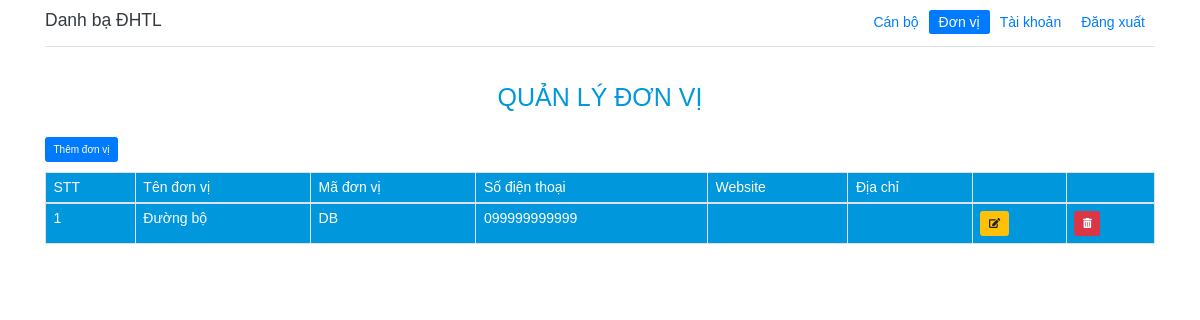
/admin/office.php (signed in), run on an earlier commit of the app's database.
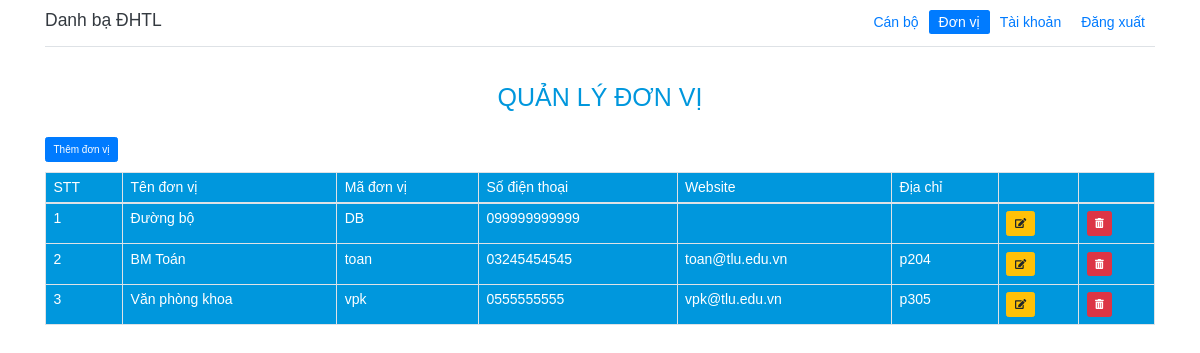
And on a later commit of the database.
### tables this page shows
CREATE TABLE `tb_donvi` (
  `id` int(11) NOT NULL,
  `tendonvi` varchar(50) NOT NULL,
  `sdt` varchar(50) DEFAULT NULL,
  `madonvi` varchar(50) DEFAULT NULL,
  `website` varchar(50) DEFAULT NULL,
  `diachi` varchar(50) DEFAULT NULL
);

### admin/office.php (the view, shortened to what this page needs)
<!DOCTYPE html>
<html lang="en">
  <head>
    <link rel="stylesheet" href="../css/reset.css" />
    <link rel="stylesheet" href="../assets/css/bootstrap.min.css" />
    <link rel="stylesheet" href="./css/style.css" />
  </head>
  <body>
    <?php include('./component/header.php');
    ?>
    <div class="container title">
        <h1 class="text-center">Quản lý đơn vị</h1>
      </div>
      <div class="container">
      <div style="margin-bottom:10px;"><a href="./form_office.php?function=add" class="btn btn-primary">Thêm đơn vị</a></div>
      <table class="table table-hover table-bordered">
        <thead>
          <tr>
            <th>STT</th>
            <th>Tên đơn vị</th>
            <th>Mã đơn vị</th>
            <th>Số điện thoại</th>
            <th>Website</th>
            <th>Địa chỉ</th>
            <th></th>
            <th></th>
          </tr>
        </thead>
        <tbody id="myTable">
        <?php
                $sql = "SELECT * FROM tb_donvi";
                $res = mysqli_query($conn, $sql);
                $count = mysqli_num_rows($res);
                if($count>0)
                {
                    $stt = 0;
                    while($row=mysqli_fetch_assoc($res))
                    {
                        $stt++;
                        $id = $row['id'];
                        $tendonvi = $row['tendonvi'];
                        $mdv = $row['madonvi'];
                        $sdt = $row['sdt'];
                        $website = $row['website'];
                        $diachi = $row['diachi'];
                        ?>
                        <tr>
                            <th scope="row"><?php echo $stt?></th>
                            <td><?php echo $tendonvi?></td>
                            <td><?php echo $mdv?></td>
                            <td><?php echo $sdt?></td>
                            <td><?php echo $website?></td>
                            <td><?php echo $diachi?></td>
                            <td><a href="./form_office.php?function=edit&id=<?php echo $id?>" class="btn btn-warning"><i class="fas fa-edit"></i></a></td>
                            <td><a href="./delete_office.php?id=<?php echo $id?>" class="btn btn-danger"><i class="fas fa-trash-alt"></i></a></td>
                        </tr>
              <?php
                    }
                }
              ?>
        </tbody>
      </table>
    </div>
  </body>
</html>

What changed in the data, as far as the page shows it:
added tb_donvi: tendonvi "BM Toán", madonvi "toan", sdt "03245454545", website "toan@tlu.edu.vn", diachi "p204"
added tb_donvi: tendonvi "Văn phòng khoa", madonvi "vpk", sdt "0555555555", website "vpk@tlu.edu.vn", diachi "p305"
